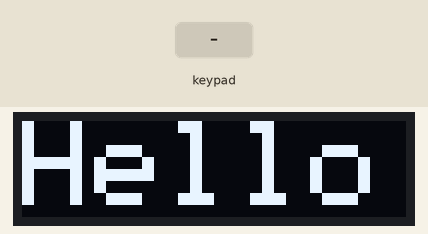
This sketch was run on a simulated Arduino Uno, built with avr-gcc and run on an emulated ATmega328P. On the bench: 128×32 one-colour display. The test bench sets the inputs (shaded band). What the sketch prints to the serial monitor is not drawn.

Above: at 1.2 s.
1.3 s: keypad keys 4 5 6 7 * pressed 0.4 s apart
Timing chart, 0 to 1.6 s (numbered marks = the images above; inputs shaded):
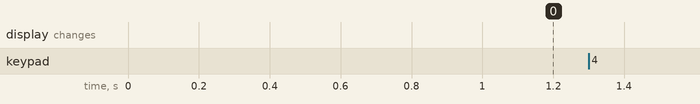

The sketch:

keypad_screen_demo.ino
```cpp
#include <Keypad.h>
#include <Adafruit_SSD1306.h>


#define SCREEN_WIDTH 128 // OLED display width, in pixels
#define SCREEN_HEIGHT 32 // OLED display height, in pixels
#define OLED_RESET     -1 // Reset pin # (or -1 if sharing Arduino reset pin)
#define SCREEN_ADDRESS 0x3C ///< See datasheet for Address; 0x3D for 128x64, 0x3C for 128x32
Adafruit_SSD1306 display(SCREEN_WIDTH, SCREEN_HEIGHT, &Wire, OLED_RESET);

const byte ROWS = 4;
const byte COLS = 4;

char hexaKeys[ROWS][COLS] = {
  {'1', '2', '3', 'A'},
  {'4', '5', '6', 'B'},
  {'7', '8', '9', 'C'},
  {'*', '0', '#', 'D'}
};

byte rowPins[ROWS] = {4, 5, 6, 7};
byte colPins[COLS] = {8, 9, 10, 16};

String currentMessage = "Hello";

Keypad customKeypad = Keypad(makeKeymap(hexaKeys), rowPins, colPins, ROWS, COLS);

void setup(){
  Serial.begin(115200);

  if (!display.begin(SSD1306_SWITCHCAPVCC, SCREEN_ADDRESS)) {
    Serial.println(F("SSD1306 allocation failed"));
    for (;;); // Don't proceed, loop forever
  }

  display.clearDisplay();
  display.setTextSize(4);
  display.setTextColor(SSD1306_WHITE);
  display.setCursor(0,0);
  display.print(currentMessage);
  display.display();
}

void loop(){
  char customKey = customKeypad.getKey();

  if (customKey == '*'){
    currentMessage = "";
    displayMessage();
  } else if(customKey != NO_KEY && currentMessage.length() < 6) {
    currentMessage = String(currentMessage + customKey);
    displayMessage();
  }

  Serial.println(currentMessage);
}

void displayMessage() {
  display.clearDisplay();
  display.setTextSize(4);
  display.setCursor(0,0);
  display.print(currentMessage);
  display.display();
}
```
